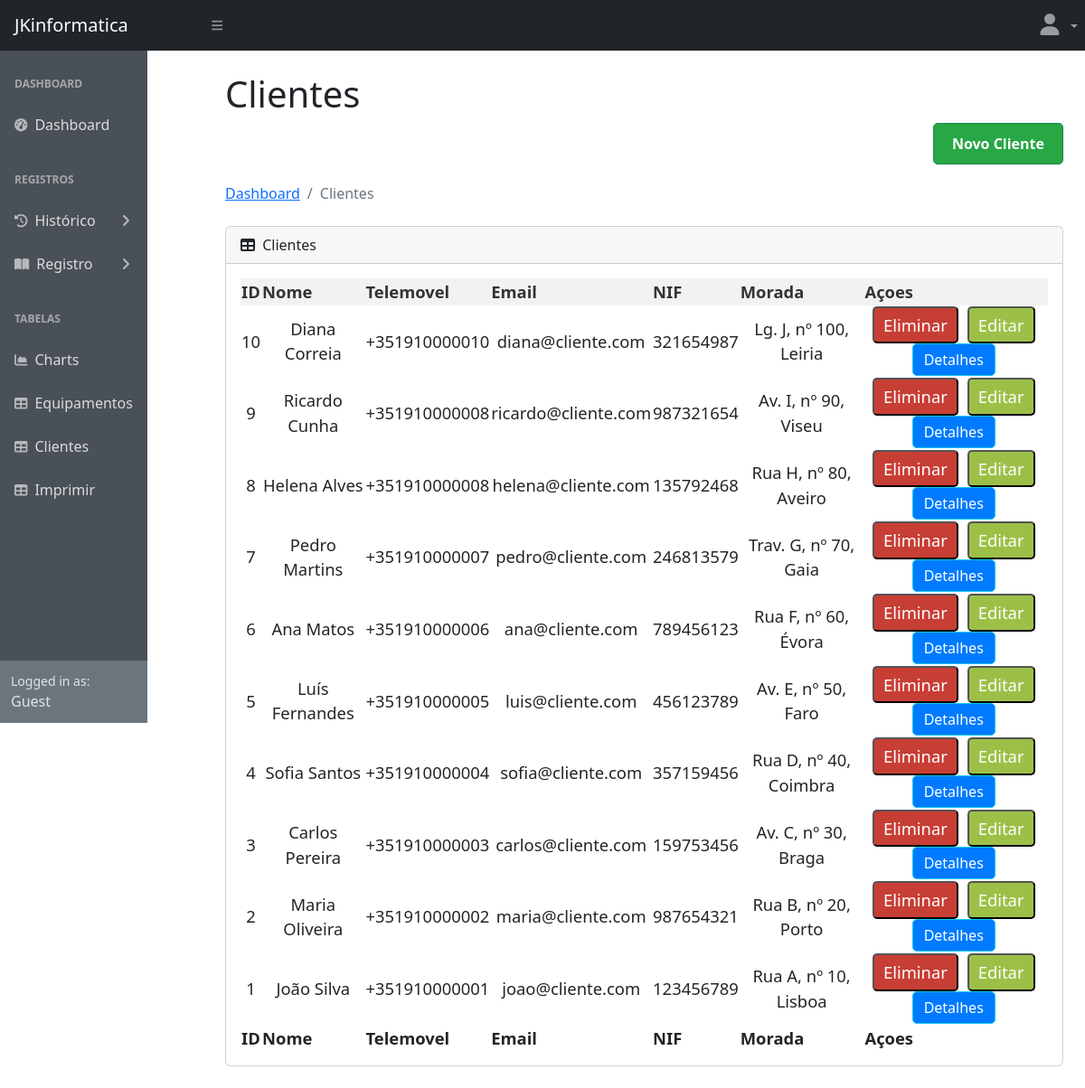
The app's page /cliente.php with its own data.
### tables this page shows
CREATE TABLE `clientes` (
  `idCliente` int(11) NOT NULL,
  `nome` varchar(100) NOT NULL,
  `telemovel` varchar(20) DEFAULT NULL,
  `email` varchar(100) DEFAULT NULL,
  `nif` varchar(20) DEFAULT NULL,
  `morada` varchar(255) DEFAULT NULL
);

### cliente.php (the view, shortened to what this page needs)
<!DOCTYPE html>
<html lang="en">
    <head>
        <link href="https://cdn.jsdelivr.net/npm/simple-datatables@7.1.2/dist/style.min.css" rel="stylesheet" />
        <link href="css/styles.css" rel="stylesheet" />
    </head>
    <body class="sb-nav-fixed">
<?php include 'topnav.php'; ?>
        <div id="layoutSidenav">
<?php include_once 'sidenav.php'; ?>
            <div id="layoutSidenav_content">
                <main>
                    <div class="container-fluid px-4">
                        <h1 class="mt-4">Clientes</h1>
                <div class="new-client-button" style="text-align: right; margin-bottom: 20px;">
                    <a href="novo_cliente.php" class="btn btn-success" style="background-color: #28a745; color: #fff; padding: 10px 20px; border-radius: 5px; text-decoration: none; font-weight: bold;">Novo Cliente</a>
                </div>
                        <ol class="breadcrumb mb-4">
                            <li class="breadcrumb-item"><a href="index.php">Dashboard</a></li>
                            <li class="breadcrumb-item active">Clientes</li>
                        </ol>
                        <div class="card mb-4">
                            <div class="card-header">
                                <i class="fas fa-table me-1"></i>
                                Clientes
                            </div>
                            <div class="card-body">
                                <table id="datatablesSimple">
                                    <thead>
                                        <tr>
                                            <th>ID </th>
                                            <th>Nome</th>
                                            <th>Telemovel</th>
                                            <th>Email</th>
                                            <th>NIF</th>
                                            <th>Morada</th>
                                            <th>Açoes</th>
                                        </tr>
                                    </thead>
                                    <tfoot>
                                        <tr>
                                        <th>ID </th>
                                            <th>Nome</th>
                                            <th>Telemovel</th>
                                            <th>Email</th>
                                            <th>NIF</th>
                                            <th>Morada</th>
                                            <th>Açoes</th>
                                        </tr>
                                    </tfoot>
                                    <tbody>
                                    <?php
                            $sql = "SELECT * FROM clientes ORDER BY idCliente DESC";
                            $result = $conn->query($sql);
                            while ($row = $result->fetch_assoc()) {
                            ?>
                                <tr>
                                <td style="text-align:center"><?= $row['idCliente']; ?></td>
                                <td style="text-align:center"><?= $row['nome']; ?></td>
                                <td style="text-align:center"><?= $row["telemovel"]; ?></td>
                                <td style="text-align:center"><?= $row["email"]; ?></td>
                                <td style="text-align:center"><?= $row["nif"]; ?></td>
                                <td style="text-align:center"><?= $row["morada"]; ?></td>
                                <td style="text-align:center">
                                    <form method="POST" action="eliminar_cliente.php" style="display: inline;">
                                        <button type="submit" style="background-color:rgb(199, 62, 53); color: #fff; padding: 5px 10px; border-radius: 5px; margin-right: 5px;"
                                                class="btn-eliminar"
                                                onclick="return confirm('Tem a certeza que deseja eliminar este registo?');">
                                            Eliminar
                                        </button>
                                    </form>
                                    <form method="GET" action="editar_cliente.php" style="display: inline;">
                                        <button type="submit" style="background-color:rgb(156, 192, 71); color: #fff; padding: 5px 10px; border-radius: 5px; margin-right: 5px;"
                                                class="btn-editar">
                                            Editar
                                        </button>
                                    </form>
                                    <a href="detalhe_equipamento.php?id=<?= $row['idCliente']; ?>"
                                    class="btn btn-info"
                                    style="background-color:#007bff; color:#fff; padding:5px 12px; border-radius:5px; margin-right:5px; text-decoration:none;">
                                        Detalhes
                                    </a>
                                </td>
                                </tr>
                                    <?php } ?>
                                    </tbody>
                                </table>
                            </div>
                        </div>
                    </div>
                </main>
            </div>
        </div>
    </body>
</html>

### topnav.php (shortened to what this page needs)
<nav class="sb-topnav navbar navbar-expand navbar-dark bg-dark">
    <a class="navbar-brand ps-3" href="index.php">JKinformatica</a>
    <button class="btn btn-link btn-sm order-1 order-lg-0 me-4 me-lg-0" id="sidebarToggle" href="#!"><i class="fas fa-bars"></i></button>
    <ul class="navbar-nav ms-auto">
        <li class="nav-item dropdown">
            <a class="nav-link dropdown-toggle" id="navbarDropdown" href="#" role="button" data-bs-toggle="dropdown" aria-expanded="false">
                <i class="fas fa-user fa-fw" style="font-size: 1.5rem;"></i>
            </a>
        </li>
    </ul>
</nav>

### sidenav.php (shortened to what this page needs)
<div id="layoutSidenav_nav" style="display: flex;">
    <nav class="sb-sidenav accordion sb-sidenav-dark" id="sidenavAccordion">
        <div class="sb-sidenav-menu">
            <div class="nav">
                <div class="sb-sidenav-menu-heading">Dashboard</div>
                <a class="nav-link" href="index.php">
                    <div class="sb-nav-link-icon"><i class="fas fa-tachometer-alt"></i></div>
                    Dashboard
                </a>
                <div class="sb-sidenav-menu-heading">Registros</div>
                                <a class="nav-link collapsed" href="#" data-bs-toggle="collapse" data-bs-target="#collapseHistorico" aria-expanded="false" aria-controls="collapseHistorico">
                    <div class="sb-nav-link-icon"><i class="fas fa-history"></i></div>
                    Histórico
                    <div class="sb-sidenav-collapse-arrow"><i class="fas fa-angle-down"></i></div>
                </a>
                <a class="nav-link collapsed" href="#" data-bs-toggle="collapse" data-bs-target="#collapsePages" aria-expanded="false" aria-controls="collapsePages">
                    <div class="sb-nav-link-icon"><i class="fas fa-book-open"></i></div>
                    Registro
                    <div class="sb-sidenav-collapse-arrow"><i class="fas fa-angle-down"></i></div>
                </a>
                <div class="sb-sidenav-menu-heading">Tabelas</div>
                <a class="nav-link" href="charts.php">
                    <div class="sb-nav-link-icon"><i class="fas fa-chart-area"></i></div>
                    Charts
                </a>
                <a class="nav-link" href="tables.php">
                    <div class="sb-nav-link-icon"><i class="fas fa-table"></i></div>
                    Equipamentos
                </a>
                <a class="nav-link" href="cliente.php">
                    <div class="sb-nav-link-icon"><i class="fas fa-table"></i></div>
                    Clientes
                </a>
                <a class="nav-link" href="imprimir.php">
                    <div class="sb-nav-link-icon"><i class="fas fa-table"></i></div>
                    Imprimir
                </a>
            </div>
        </div>
        <div class="sb-sidenav-footer">
            <div class="small">Logged in as:</div>
            <?php
                    if (isset($_SESSION['user_email'])) {
                        echo htmlspecialchars($_SESSION['user_email']);
                    } else {
                        echo "Guest";
                    }
            ?>
        </div>
    </nav>
</div>

### records on screen
clientes: idCliente "10", nome "Diana Correia", telemovel "+351910000010", email "diana@cliente.com", nif "321654987", morada "Lg. J, nº 100, Leiria"
clientes: idCliente "9", nome "Ricardo Cunha", telemovel "+351910000008", email "ricardo@cliente.com", nif "987321654", morada "Av. I, nº 90, Viseu"
clientes: idCliente "8", nome "Helena Alves", telemovel "+351910000008", email "helena@cliente.com", nif "135792468", morada "Rua H, nº 80, Aveiro"
clientes: idCliente "7", nome "Pedro Martins", telemovel "+351910000007", email "pedro@cliente.com", nif "246813579", morada "Trav. G, nº 70, Gaia"
clientes: idCliente "6", nome "Ana Matos", telemovel "+351910000006", email "ana@cliente.com", nif "789456123", morada "Rua F, nº 60, Évora"
clientes: idCliente "5", nome "Luís Fernandes", telemovel "+351910000005", email "luis@cliente.com", nif "456123789", morada "Av. E, nº 50, Faro"
clientes: idCliente "4", nome "Sofia Santos", telemovel "+351910000004", email "sofia@cliente.com", nif "357159456", morada "Rua D, nº 40, Coimbra"
clientes: idCliente "3", nome "Carlos Pereira", telemovel "+351910000003", email "carlos@cliente.com", nif "159753456", morada "Av. C, nº 30, Braga"
clientes: idCliente "2", nome "Maria Oliveira", telemovel "+351910000002", email "maria@cliente.com", nif "987654321", morada "Rua B, nº 20, Porto"
clientes: idCliente "1", nome "João Silva", telemovel "+351910000001", email "joao@cliente.com", nif "123456789", morada "Rua A, nº 10, Lisboa"
